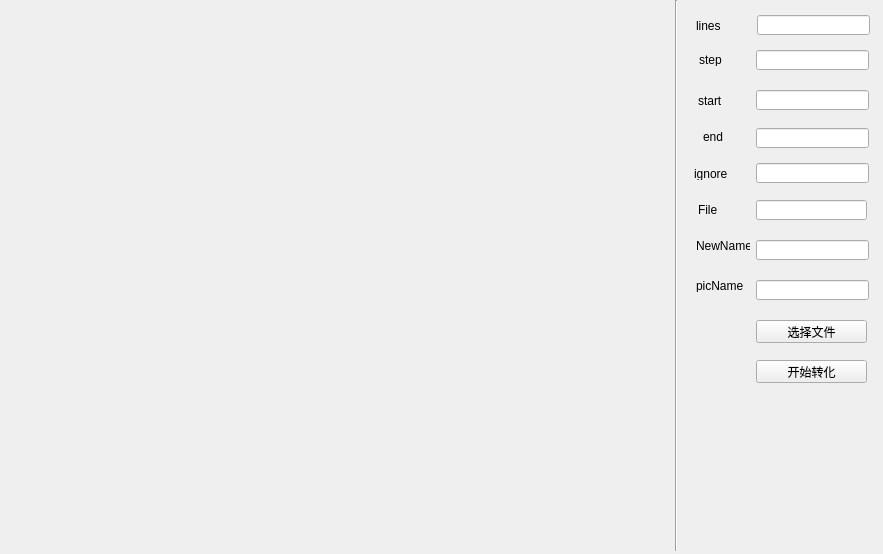
<?xml version="1.0" encoding="UTF-8"?>
<ui version="4.0">
 <class>MainWindow</class>
 <widget class="QMainWindow" name="MainWindow">
  <property name="geometry">
   <rect>
    <x>0</x>
    <y>0</y>
    <width>883</width>
    <height>554</height>
   </rect>
  </property>
  <property name="windowTitle">
   <string>MainWindow</string>
  </property>
  <widget class="QWidget" name="centralWidget">
   <widget class="QLabel" name="label">
    <property name="geometry">
     <rect>
      <x>0</x>
      <y>0</y>
      <width>671</width>
      <height>551</height>
     </rect>
    </property>
    <property name="text">
     <string/>
    </property>
   </widget>
   <widget class="Line" name="line">
    <property name="geometry">
     <rect>
      <x>666</x>
      <y>0</y>
      <width>20</width>
      <height>551</height>
     </rect>
    </property>
    <property name="orientation">
     <enum>Qt::Vertical</enum>
    </property>
   </widget>
   <widget class="QLabel" name="label_2">
    <property name="geometry">
     <rect>
      <x>696</x>
      <y>20</y>
      <width>54</width>
      <height>12</height>
     </rect>
    </property>
    <property name="text">
     <string>lines</string>
    </property>
   </widget>
   <widget class="QLineEdit" name="lineEdit">
    <property name="geometry">
     <rect>
      <x>757</x>
      <y>15</y>
      <width>113</width>
      <height>20</height>
     </rect>
    </property>
   </widget>
   <widget class="QLabel" name="label_3">
    <property name="geometry">
     <rect>
      <x>699</x>
      <y>54</y>
      <width>54</width>
      <height>12</height>
     </rect>
    </property>
    <property name="text">
     <string>step</string>
    </property>
   </widget>
   <widget class="QLineEdit" name="lineEdit_2">
    <property name="geometry">
     <rect>
      <x>756</x>
      <y>50</y>
      <width>113</width>
      <height>20</height>
     </rect>
    </property>
   </widget>
   <widget class="QLabel" name="label_4">
    <property name="geometry">
     <rect>
      <x>698</x>
      <y>95</y>
      <width>54</width>
      <height>12</height>
     </rect>
    </property>
    <property name="text">
     <string>start</string>
    </property>
   </widget>
   <widget class="QLabel" name="label_5">
    <property name="geometry">
     <rect>
      <x>703</x>
      <y>131</y>
      <width>54</width>
      <height>12</height>
     </rect>
    </property>
    <property name="text">
     <string>end</string>
    </property>
   </widget>
   <widget class="QLabel" name="label_6">
    <property name="geometry">
     <rect>
      <x>694</x>
      <y>168</y>
      <width>54</width>
      <height>12</height>
     </rect>
    </property>
    <property name="text">
     <string>ignore</string>
    </property>
   </widget>
   <widget class="QLineEdit" name="lineEdit_3">
    <property name="geometry">
     <rect>
      <x>756</x>
      <y>90</y>
      <width>113</width>
      <height>20</height>
     </rect>
    </property>
   </widget>
   <widget class="QLineEdit" name="lineEdit_4">
    <property name="geometry">
     <rect>
      <x>756</x>
      <y>128</y>
      <width>113</width>
      <height>20</height>
     </rect>
    </property>
   </widget>
   <widget class="QLineEdit" name="lineEdit_5">
    <property name="geometry">
     <rect>
      <x>756</x>
      <y>163</y>
      <width>113</width>
      <height>20</height>
     </rect>
    </property>
   </widget>
   <widget class="QLineEdit" name="lineEdit_6">
    <property name="geometry">
     <rect>
      <x>756</x>
      <y>200</y>
      <width>111</width>
      <height>20</height>
     </rect>
    </property>
   </widget>
   <widget class="QLabel" name="label_7">
    <property name="geometry">
     <rect>
      <x>698</x>
      <y>204</y>
      <width>54</width>
      <height>12</height>
     </rect>
    </property>
    <property name="text">
     <string>File</string>
    </property>
   </widget>
   <widget class="QPushButton" name="pushButton">
    <property name="geometry">
     <rect>
      <x>756</x>
      <y>320</y>
      <width>111</width>
      <height>23</height>
     </rect>
    </property>
    <property name="text">
     <string>选择文件</string>
    </property>
   </widget>
   <widget class="QLabel" name="label_8">
    <property name="geometry">
     <rect>
      <x>696</x>
      <y>240</y>
      <width>54</width>
      <height>12</height>
     </rect>
    </property>
    <property name="text">
     <string>NewName</string>
    </property>
   </widget>
   <widget class="QLineEdit" name="lineEdit_7">
    <property name="geometry">
     <rect>
      <x>756</x>
      <y>240</y>
      <width>113</width>
      <height>20</height>
     </rect>
    </property>
   </widget>
   <widget class="QPushButton" name="pushButton_2">
    <property name="geometry">
     <rect>
      <x>756</x>
      <y>360</y>
      <width>111</width>
      <height>23</height>
     </rect>
    </property>
    <property name="text">
     <string>开始转化</string>
    </property>
   </widget>
   <widget class="QLabel" name="label_9">
    <property name="geometry">
     <rect>
      <x>696</x>
      <y>280</y>
      <width>54</width>
      <height>12</height>
     </rect>
    </property>
    <property name="text">
     <string>picName</string>
    </property>
   </widget>
   <widget class="QLineEdit" name="lineEdit_8">
    <property name="geometry">
     <rect>
      <x>756</x>
      <y>280</y>
      <width>113</width>
      <height>20</height>
     </rect>
    </property>
   </widget>
  </widget>
 </widget>
 <resources/>
 <connections/>
</ui>
